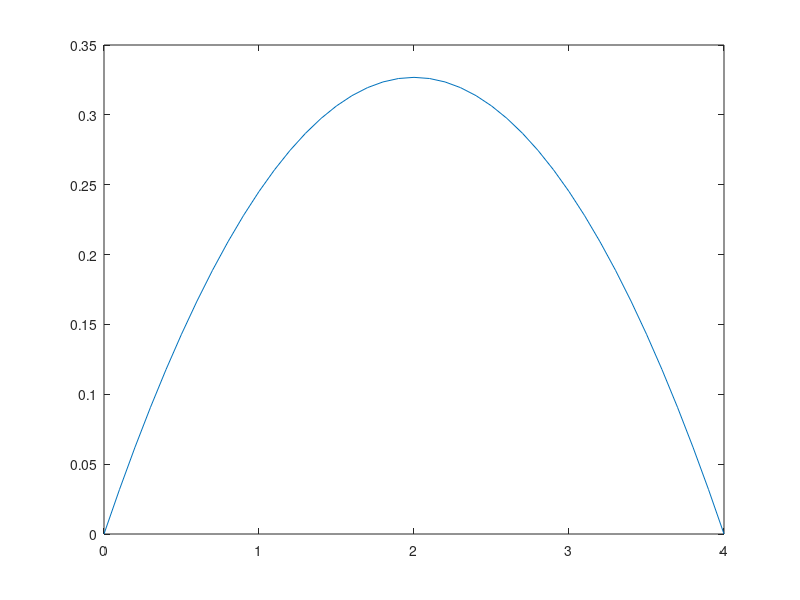
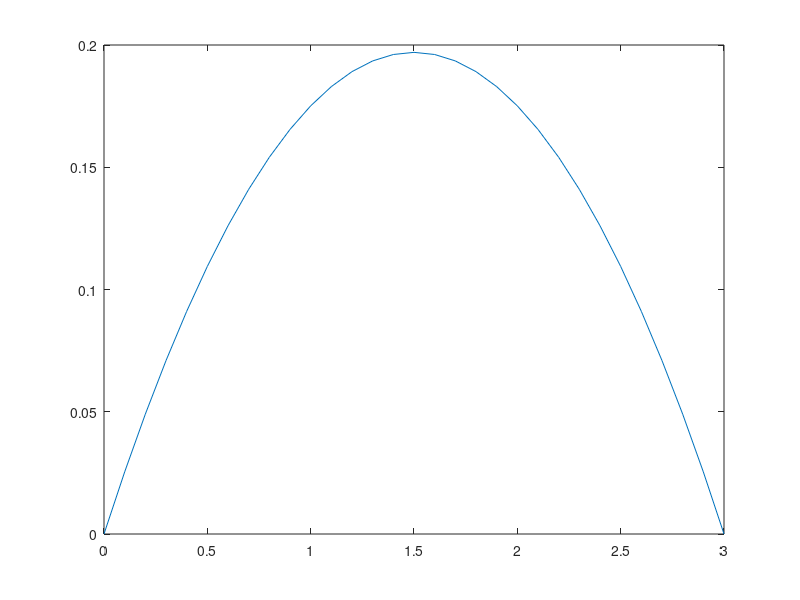

Here is the MATLAB script that generated these plots, in order:
clear all
close all
%------------------------------------------------------------------------
%% Physical, Mesh & Structure data
load PMData.mat
%------------------------------------------------------------------------
%% Steady Structure

Wini = @(P) [(lambda_s/2 + mu_s)*P^2;0;P];
F = @(x,W,f) [f(x)/thick*W(3)/sqrt(1+W(3)^2); ...
    W(3); ...
    1/(W(1) + mu_s)*(-f(x)/thick/sqrt(1+W(3)^2))];
opt=odeset('RelTol',1e-5);

% Upper side
fup = @(x) P0int - Pext;
p1up = 0; p2up = p1up + 0.1;
W0p1up = Wini(p1up); W0p2up = Wini(p2up);

[xxup,Wp1up] = ode45(@(x,W) F(x,W,fup), xxup, W0p1up);
[xxup,Wp2up] = ode45(@(x,W) F(x,W,fup), xxup, W0p2up);

eps = 10^-15;n = 10000;
err = 1;k = 0;
while(err > eps & k<n)
    
    fp1up = Wp1up(end,2); fp2up = Wp2up(end,2);
    p3up = p2up - (p2up-p1up)/(fp2up-fp1up)*fp2up;
    
    W0p3up = Wini(p3up);
    [xxup,Wp3up] = ode45(@(x,W) F(x,W,fup), xxup, W0p3up);
    Wp3up;
    
    err = norm(p3up-p2up);
    p1up = p2up; p2up = p3up;
    Wp1up = Wp2up; Wp2up = Wp3up;
    k = k + 1;
end

Wup = @(val) interp1(xxup',Wp3up(:,2),val);

% Lower side
flow = @(x) P0int - Pext;
p1low = 0; p2low = p1low + 0.1;
W0p1low = Wini(p1low); W0p2low = Wini(p2low);

[xxlow,Wp1low] = ode45(@(x,W) F(x,W,flow), xxlow, W0p1low);
[xxlow,Wp2low] = ode45(@(x,W) F(x,W,flow), xxlow, W0p2low);

err = 1;k = 0;
while(err > eps & k<n)
    
    fp1low = Wp1low(end,2); fp2low = Wp2low(end,2);
    p3low = p2low - (p2low-p1low)/(fp2low-fp1low)*fp2low;
    
    W0p3low = Wini(p3low);
    [xxlow,Wp3low] = ode45(@(x,W) F(x,W,flow), xxlow, W0p3low);
    
    err = norm(p3low-p2low);
    p1low = p2low; p2low = p3low;
    Wp1low = Wp2low; Wp2low = Wp3low;
    k = k + 1;
end

Wlow = @(val) interp1(xxlow',Wp3low(:,2),val);
%------------------------------------------------------------------------
% figure
% pii = (lambda_s/2 + mu_s)*Wp3low(:,3).^2;
% plot(xlow,1./(pii+mu_s)*flow(x)/thick)
% figure
% plot(xlow,Wp3low(:,3))
figure
plot(xup,Wup(xup))
figure
plot(xlow,Wlow(xlow))
%------------------------------------------------------------------------
%% Saving results
save('IniStr.mat','Wup','Wlow')